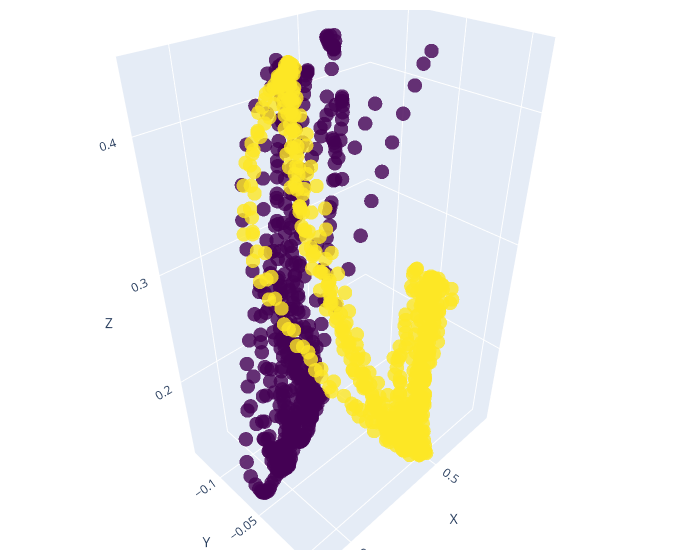

This figure's notebook cell:
### Code cell
# Sample 3D data
x = np.concatenate([ee_pose[:, 0], eval_ee_pose[:, 0]])
y = np.concatenate([ee_pose[:, 1], eval_ee_pose[:, 1]])
z = np.concatenate([ee_pose[:, 2], eval_ee_pose[:, 2]])
colors = np.zeros(len(x))
colors[len(ee_pose):] = 1

# Create a 3D scatter plot
fig = go.Figure(data=[go.Scatter3d(x=x, y=y, z=z, mode='markers',
                                   marker=dict(size=5,
                                               color=colors, # actions[:,-1], # z,  # set color to an array/list of desired values
                                               colorscale='viridis',
                                               opacity=0.8))])

# Make the plot interactive by allowing user to rotate, zoom, etc.
fig.update_layout(scene=dict(
                    xaxis_title='X',
                    yaxis_title='Y',
                    zaxis_title='Z'),
                  width=700,
                  margin=dict(r=20, b=10, l=10, t=10))

fig.show()

### Figure 1 — Plotly figure (JSON) as saved in the notebook; plotly's stock layout.template omitted (floating-point values rounded to 4 significant figures; data arrays with more than 128 entries replaced by an {"elided": "..."} marker saying what was removed)
{"data": [{"marker": {"color": {"elided": "1208 int values"}, "colorscale": [[0, "#440154"], [0.1111, "#482878"], [0.2222, "#3e4989"], [0.3333, "#31688e"], [0.4444, "#26828e"], [0.5556, "#1f9e89"], [0.6667, "#35b779"], [0.7778, "#6ece58"], [0.8889, "#b5de2b"], [1, "#fde725"]], "opacity": 0.8, "size": 5}, "mode": "markers", "type": "scatter3d", "x": {"elided": "1208 float values"}, "y": {"elided": "1208 float values"}, "z": {"elided": "1208 float values"}}], "layout": {"margin": {"b": 10, "l": 10, "r": 20, "t": 10}, "scene": {"xaxis": {"title": {"text": "X"}}, "yaxis": {"title": {"text": "Y"}}, "zaxis": {"title": {"text": "Z"}}}, "width": 700}}
